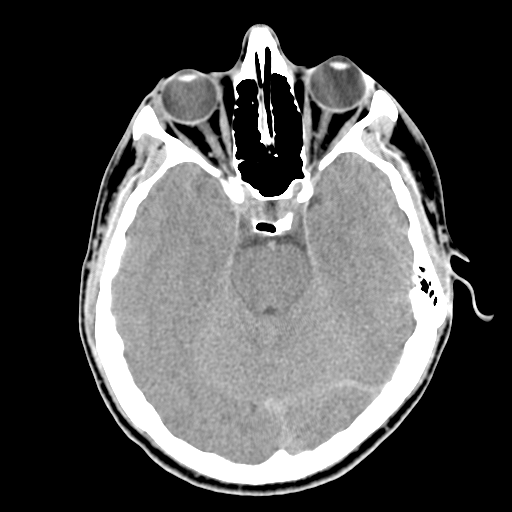
#> input picture Q3_2.tif, 512 x 512 px
$ python question3_2.py   (older library calls are emulated)
#> lines starting #> are read from the running program, lines starting #| are printed output that depends on the picture; after the words box and inside, x2 and y2 are one past the last pixel; in counts of white or black regions, pixels touching at a corner belong together
#!/usr/bin/env python3
# -*- coding: utf-8 -*-
"""
Created on Mon Apr 15 16:51:29 2019

@author: saqlain
"""
#Question 3
##   b. Extract the gradient parts from the input image Q3_2.
# To find gradient parts I have used three different filters
## 1- Laplacian
## 2- Sobel
## 3- Canny

#Import useful libraries
import cv2
import numpy as np
from matplotlib import pyplot as plt

#read image
img = cv2.imread('Q3_2.tif',0)
#> img is the input picture: shape (512, 512); min 0, max 255, mean 80.4

# 1- Laplacian is a 2-D isotropic measure of the 2nd spatial derivative of an image.
#    The Laplacian of an image highlights regions of rapid intensity change
#    Laplacian is often used for edge detection
laplacian = cv2.Laplacian(img,cv2.CV_64F)
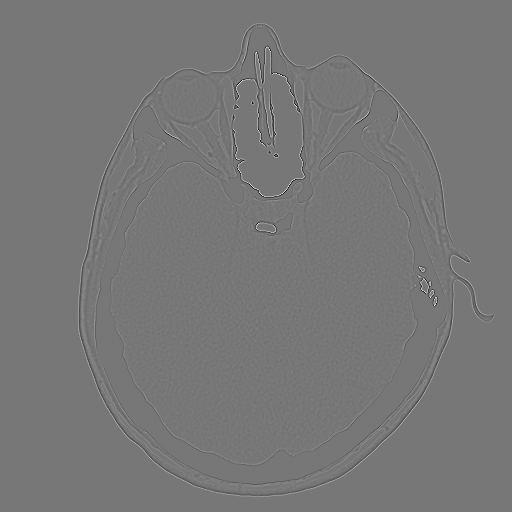
#> laplacian: shape (512, 512) float64; min -627, max 709, mean 0; drawn with min black and max white

#The Sobel operator performs a 2-D spatial gradient measurement on an image
# It emphasizes regions of high spatial frequency that correspond to edges.
# It is used to find the approximate absolute gradient magnitude at each point in an input grayscale image
sobelx = cv2.Sobel(img,cv2.CV_64F,1,0,ksize=5)
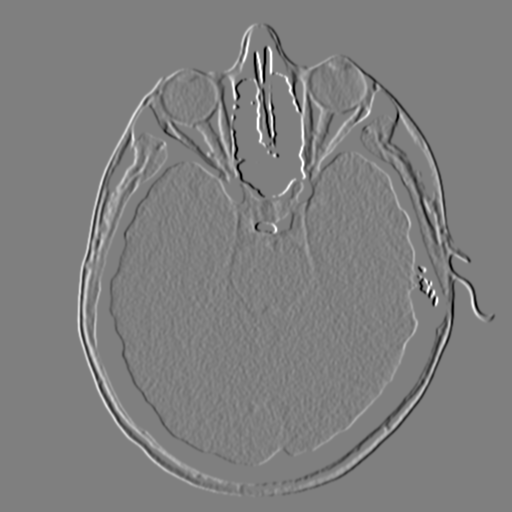
#> sobelx: shape (512, 512) float64; min -12240, max 12240, mean 0; drawn with min black and max white
sobely = cv2.Sobel(img,cv2.CV_64F,0,1,ksize=5)
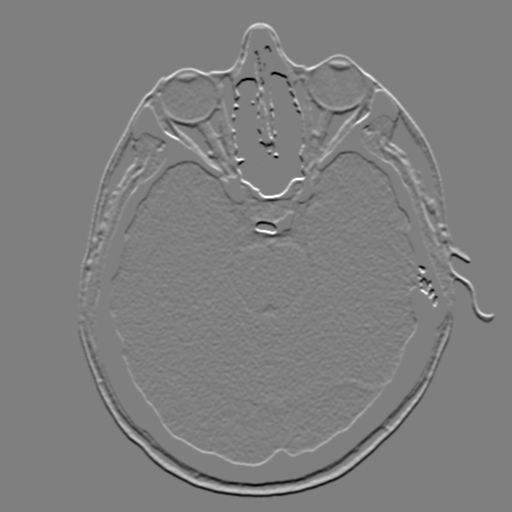
#> sobely: shape (512, 512) float64; min -12240, max 12240, mean 0; drawn with min black and max white


# The Canny edge detector is an edge detection operator
## Canny uses a multi-stage algorithm to detect a wide range of edges in images
canny_edge = cv2.Canny(img,100,200)
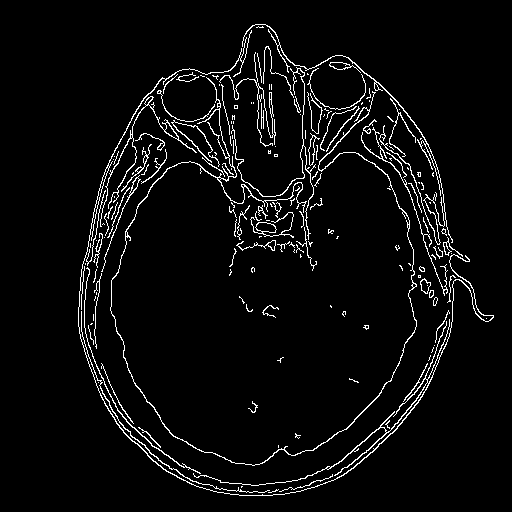
#> canny_edge: shape (512, 512); 4.4% white in thin lines or dots, all inside (x1, y1, x2, y2) = (78, 24, 494, 496)

#Show original image and gradient found using laplacian and sobel
#plt.subplot(2,2,1)
#plt.imshow(img,cmap = 'gray')
cv2.imshow("original Image ", img)
#plt.title('Original')
#plt.subplot(2,2,2)
#plt.imshow(laplacian,cmap = 'gray')
cv2.imshow("Gradient found using Laplacian", laplacian)
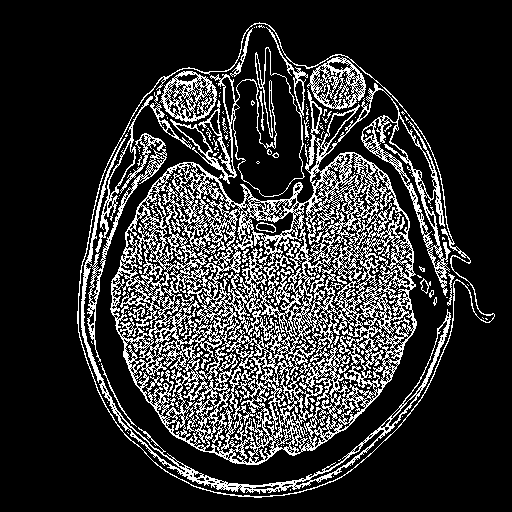
#> window 'Gradient found using Laplacian': shape (512, 512); 19.4% white in thin lines or dots, all inside (x1, y1, x2, y2) = (77, 22, 495, 498)
#plt.title('Laplacian')
#plt.subplot(2,2,3)
#plt.imshow(sobelx,cmap = 'gray')
cv2.imshow("Gradient found using Sobel along x axis",sobelx)
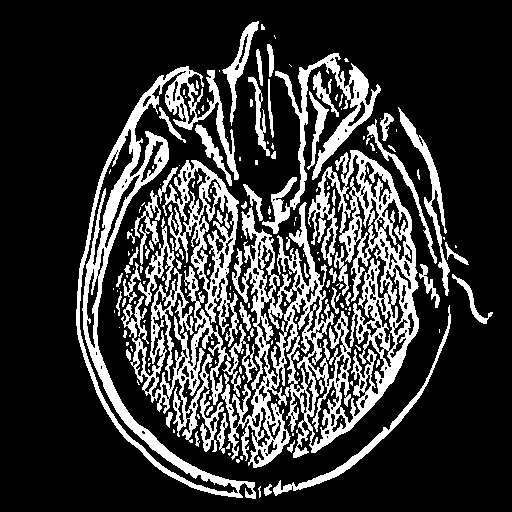
#> window 'Gradient found using Sobel alo': shape (512, 512); 22.5% white; 192 white regions (120 under 20 px), largest, box (x1, y1, x2, y2) and area: (221, 150, 419, 468) 21483, (76, 66, 256, 499) 10325, (121, 266, 258, 443) 6080
#plt.title('Sobel X')
#plt.subplot(2,2,4)
#plt.imshow(sobely,cmap = 'gray')
cv2.imshow('Gradient found using sobel along y axis', sobely)
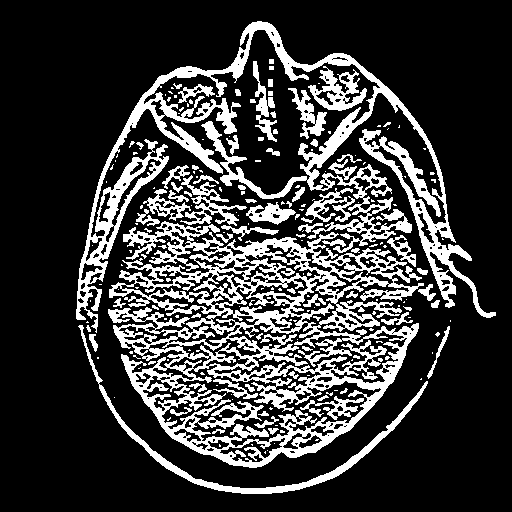
#> window 'Gradient found using sobel alo': shape (512, 512); 22.8% white; 210 white regions (133 under 20 px), largest, box (x1, y1, x2, y2) and area: (108, 221, 424, 468) 28017, (76, 21, 496, 333) 18011, (78, 325, 428, 494) 2611
#plt.title('Sobel Y')
#plt.show()
cv2.imshow("Gradient found using canny edge detector", canny_edge)
cv2.waitKey(0) # wait until key press
cv2.destroyAllWindows() #close all windows

$ run again, with Q3_1.tif copied over Q3_2.tif
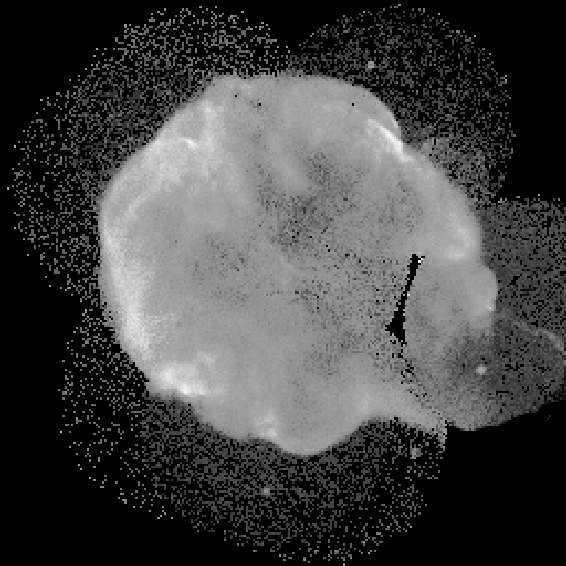
#> input picture Q3_1.tif, 566 x 566 px
#> img is the input picture: shape (566, 566); min 0, max 253, mean 66.9
#> `canny_edge = cv2.Canny(img,100,200)`:
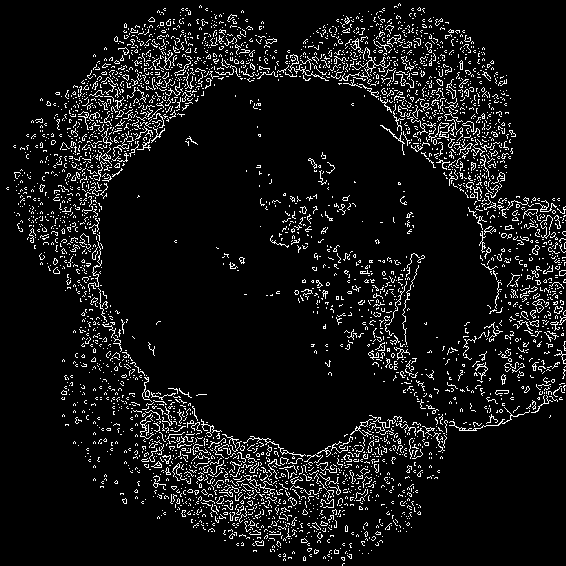
#> canny_edge: shape (566, 566); 7.8% white in thin lines or dots
#> `cv2.imshow('Gradient found using sobel along y axis', sobely)`:
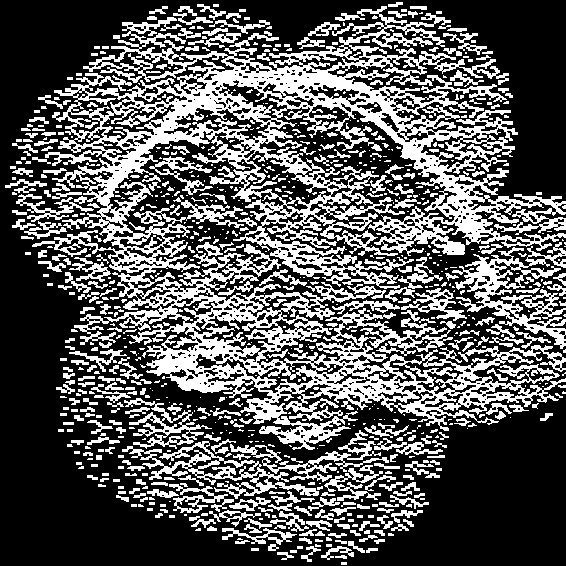
#> window 'Gradient found using sobel alo': shape (566, 566); 34.8% white; 862 white regions (519 under 20 px), largest, box (x1, y1, x2, y2) and area: (32, 6, 566, 450) 73097, (452, 242, 566, 349) 3815, (122, 441, 319, 499) 2521

$ run again, with Q3_3.tif copied over Q3_2.tif
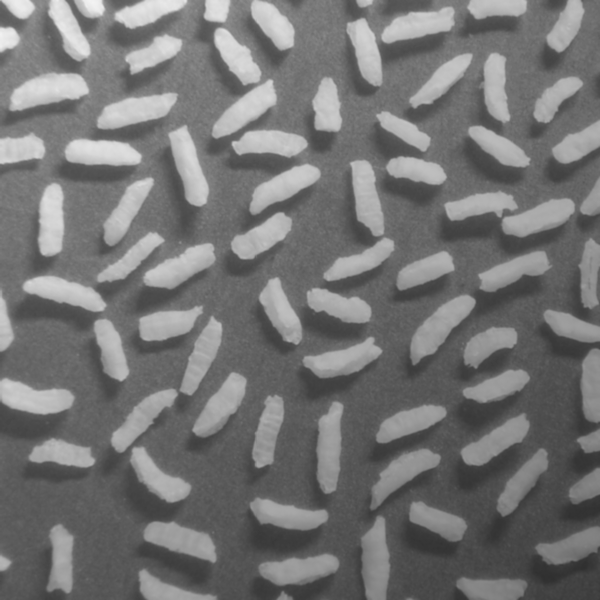
#> input picture Q3_3.tif, 600 x 600 px
#> img is the input picture: shape (600, 600); min 47, max 243, mean 116.4
#> `canny_edge = cv2.Canny(img,100,200)`:
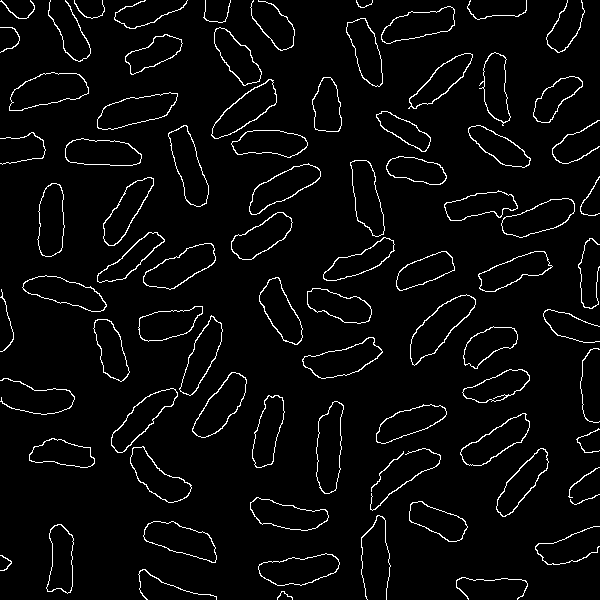
#> canny_edge: shape (600, 600); 3.9% white in thin lines or dots
#> `cv2.imshow('Gradient found using sobel along y axis', sobely)`:
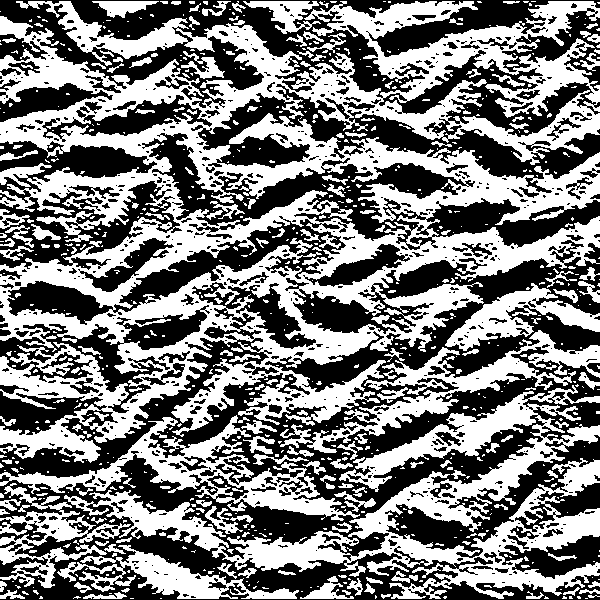
#> window 'Gradient found using sobel alo': shape (600, 600); 48.9% white; 740 white regions (545 under 20 px), largest, box (x1, y1, x2, y2) and area: (0, 1, 600, 463) 104464, (64, 385, 600, 599) 27253, (0, 415, 360, 521) 8034

$ run again, with Q3_4.tif copied over Q3_2.tif
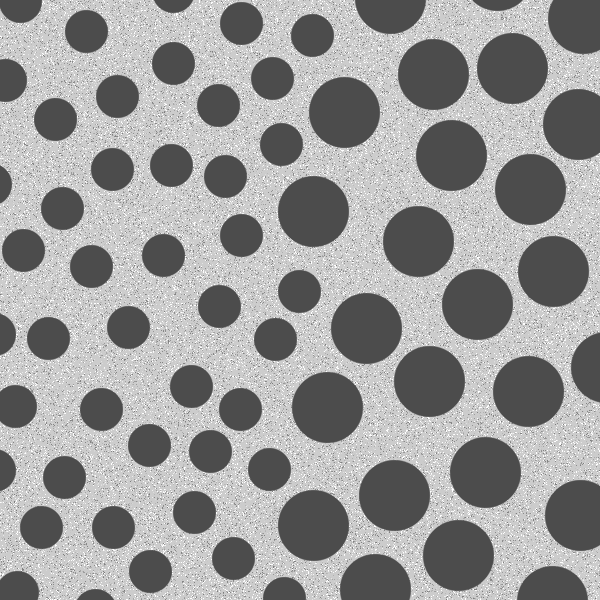
#> input picture Q3_4.tif, 600 x 600 px
#> img is the input picture: shape (600, 600); min 76, max 255, mean 153.6
#> canny_edge: shape (600, 600); 18.9% white in thin lines or dots
#> `cv2.imshow('Gradient found using sobel along y axis', sobely)`:
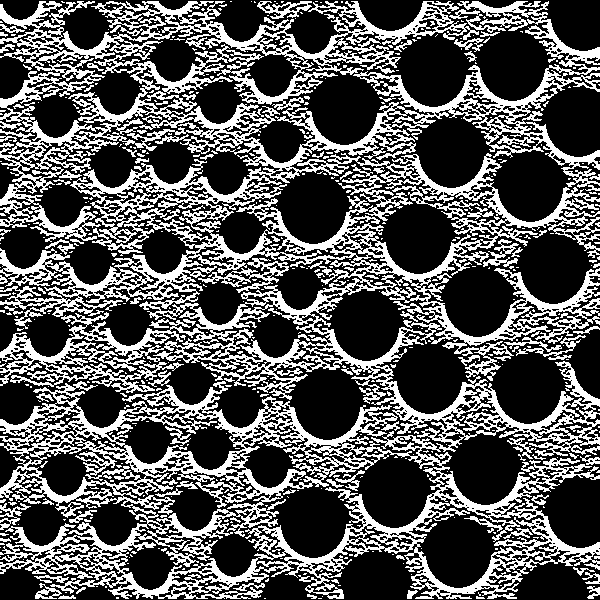
#> window 'Gradient found using sobel alo': shape (600, 600); 34.6% white; 564 white regions (451 under 20 px), largest, box (x1, y1, x2, y2) and area: (0, 1, 600, 599) 113751, (198, 258, 289, 293) 831, (257, 1, 312, 19) 408
